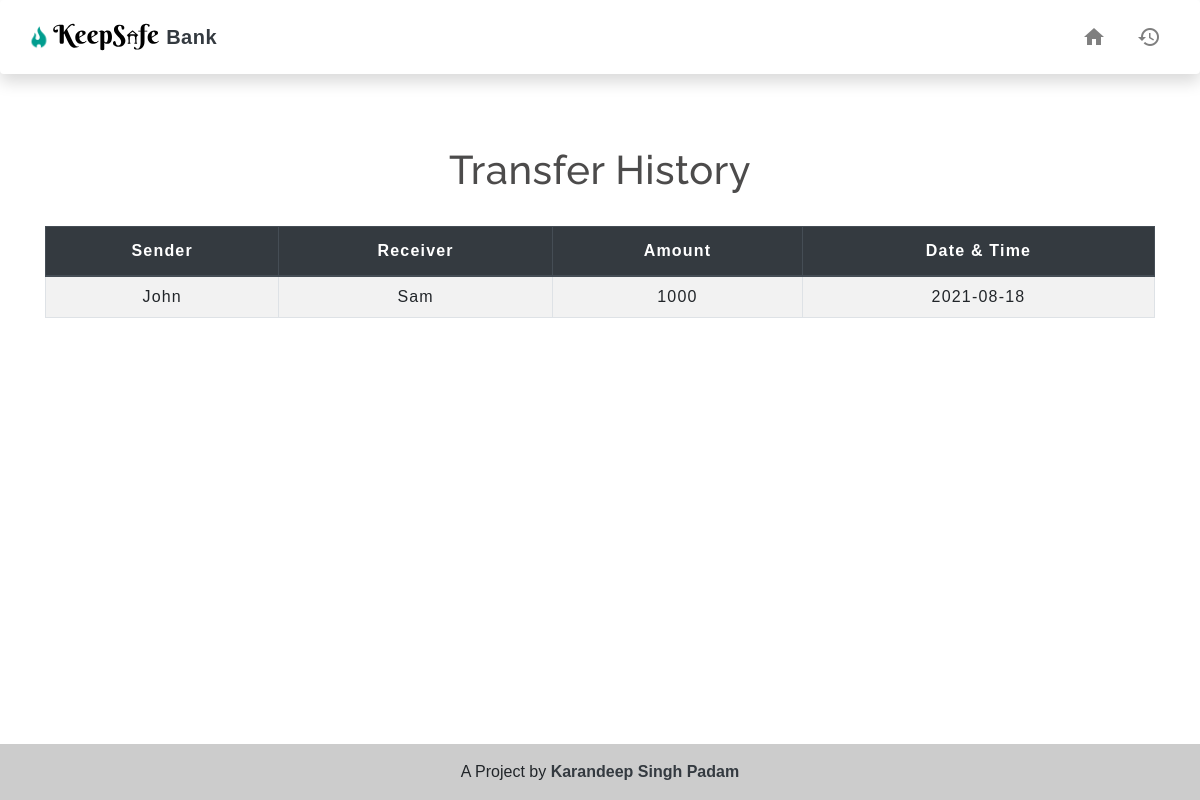
The page /transactionhistory.php on the database its author committed.
### tables this page shows
CREATE TABLE `transaction` (
  `sno` int(5) NOT NULL,
  `sender` text NOT NULL,
  `receiver` text NOT NULL,
  `balance` int(9) NOT NULL,
  `datetime` date NOT NULL DEFAULT current_timestamp()
);

### transactionhistory.php (the view, shortened to what this page needs)
<!DOCTYPE html>
<html lang="en">
<head>
    <link rel="stylesheet" href="https://stackpath.bootstrapcdn.com/bootstrap/4.5.2/css/bootstrap.min.css">
    <link rel="stylesheet" type="text/css" href="css/table.css">
    <link rel="stylesheet" type="text/css" href="css/navbar.css">
</head>
<body>
<?php
  include 'navbar.php';
?>
	<div class="container">
        <h2 class="text-center pt-4">Transfer History</h2>
       <br>
       <div class="table-responsive-sm">
    <table class="table table-hover table-striped table-condensed table-bordered">
        <thead class="thead-dark">
            <tr>
                <th class="text-center">Sender</th>
                <th class="text-center">Receiver</th>
                <th class="text-center">Amount</th>
                <th class="text-center">Date & Time</th>
            </tr>
        </thead>
        <tbody>
        <?php
            include 'config.php';
            $sql ="select * from transaction";
            $query =mysqli_query($conn, $sql);
            while($rows = mysqli_fetch_assoc($query))
            {
        ?>
            <tr>
            <td class="py-2"><?php echo $rows['sender']; ?></td>
            <td class="py-2"><?php echo $rows['receiver']; ?></td>
            <td class="py-2"><?php echo $rows['balance']; ?> </td>
            <td class="py-2"><?php echo $rows['datetime']; ?> </td>
        <?php
            }
        ?>
        </tbody>
    </table>
    </div>
</div>
<br><br>
<footer class="page-footer" style="position:fixed; bottom:0; width:100%;">
    <div class="text-center p-3 text-lg-start" style="background-color: rgba(0, 0, 0, 0.2);">
    A Project by
    <span class="text-dark"><b>Karandeep Singh Padam</b></span>
    </div>
</footer>
</body>
</html>

### css/table.css (style rules this page uses)
* { padding: 0; margin: 0; box-sizing: border-box; font-family: sans-serif; position: relative; }
h2 { font-size: 40px; }
table { letter-spacing: 1.2px; }
td { text-align: center; }

### css/navbar.css (style rules this page uses)
h2 { color: #4C4B4B; letter-spacing: 0.5px; font-family: raleway; }

### rows shown on the page
transaction: sender "John", receiver "Sam", balance "1000", datetime "2021-08-18"
